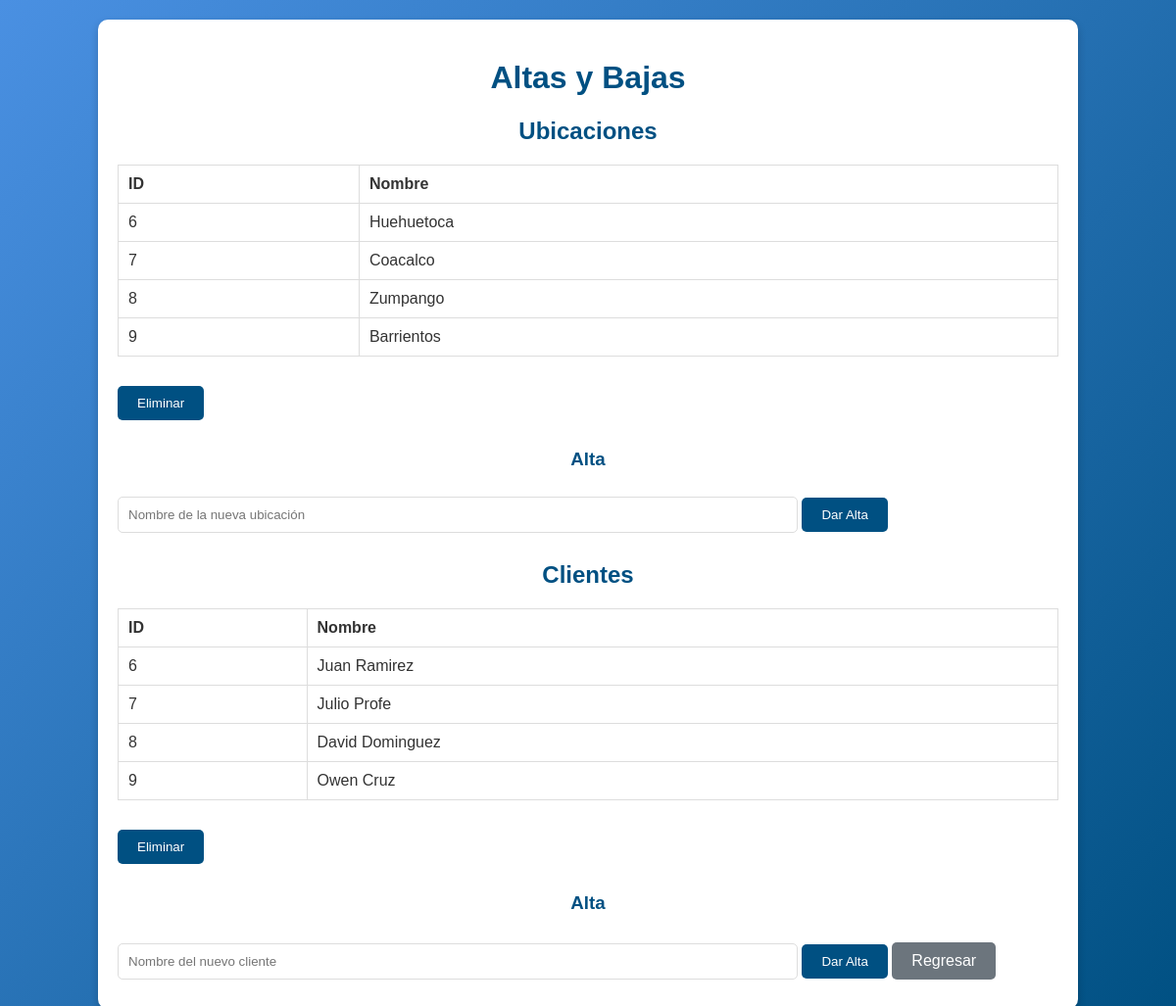
Page /altas_bajas (signed in) on the committed database.
### tables this page shows
CREATE TABLE ubicaciones (
    id_ubicacion INTEGER PRIMARY KEY AUTOINCREMENT,
    nombre TEXT NOT NULL
);

CREATE TABLE clientes (
    id_cliente INTEGER PRIMARY KEY AUTOINCREMENT,
    nombre TEXT NOT NULL
);

### app.py (the view)
    @app.route('/altas_bajas')
    @login_required(role='administrador')
    def altas_bajas():
        conn = get_db_connection()
        ubicaciones = conn.execute('SELECT * FROM ubicaciones').fetchall()
        clientes = conn.execute('SELECT * FROM clientes').fetchall()
        conn.close()
        return render_template('altas_bajas.html', ubicaciones=ubicaciones, clientes=clientes)

### templates/altas_bajas.html (shortened to what this page needs)
<!DOCTYPE html>
<html lang="es">
<head>
    <link rel="stylesheet" href="{{ url_for('static', filename='css/altas_bajas.css') }}">
</head>
<body>
    <div class="container">
        <h1>Altas y Bajas</h1>
        <h2>Ubicaciones</h2>
        <div class="table-container">
            <table>
                <thead>
                    <tr>
                        <th>ID</th>
                        <th>Nombre</th>
                    </tr>
                </thead>
                <tbody>
                    {% for ubicacion in ubicaciones %}
                    <tr onclick="selectUbicacion({{ ubicacion.id_ubicacion }})">
                        <td>{{ ubicacion.id_ubicacion }}</td>
                        <td>{{ ubicacion.nombre }}</td>
                    </tr>
                    {% endfor %}
                </tbody>
            </table>
        </div>
        <button onclick="eliminarUbicacion()">Eliminar</button>
        <h3>Alta</h3>
        <input type="text" id="nueva_ubicacion" placeholder="Nombre de la nueva ubicación">
        <button onclick="darAltaUbicacion()">Dar Alta</button>
        <h2>Clientes</h2>
        <div class="table-container">
            <table>
                <thead>
                    <tr>
                        <th>ID</th>
                        <th>Nombre</th>
                    </tr>
                </thead>
                <tbody>
                    {% for cliente in clientes %}
                    <tr onclick="selectCliente({{ cliente.id_cliente }})">
                        <td>{{ cliente.id_cliente }}</td>
                        <td>{{ cliente.nombre }}</td>
                    </tr>
                    {% endfor %}
                </tbody>
            </table>
        </div>
        <button onclick="eliminarCliente()">Eliminar</button>
        <h3>Alta</h3>
        <input type="text" id="nuevo_cliente" placeholder="Nombre del nuevo cliente">
        <button onclick="darAltaCliente()">Dar Alta</button>
        <button class="back-btn" onclick="window.history.back()">Regresar</button>
    </div>
</body>
</html>

### static/css/altas_bajas.css (style rules this page uses)
body { font-family: Arial, sans-serif; margin: 0; padding: 0; background: linear-gradient(135deg, #4a90e2, #005082); color: #333; }
.container { width: 80%; margin: 20px auto; background: #fff; padding: 20px; border-radius: 10px; box-shadow: 0 4px 8px rgba(0, 0, 0, 0.2); }
h1, h2, h3 { text-align: center; color: #005082; }
.table-container { margin: 20px 0; overflow-x: auto; }
table { width: 100%; border-collapse: collapse; }
table th, table td { padding: 10px; text-align: left; border: 1px solid #ddd; }
button { background-color: #005082; color: white; border: none; padding: 10px 20px; margin: 10px 0; cursor: pointer; border-radius: 5px; }
input { padding: 10px; width: 70%; border: 1px solid #ddd; border-radius: 5px; }
.back-btn { background-color: #6c757d; color: white; padding: 10px 20px; border: none; border-radius: 5px; font-size: 16px; cursor: pointer; margin: 10px 0; }

### rows in the picture
ubicaciones: id_ubicacion "6", nombre "Huehuetoca"
ubicaciones: id_ubicacion "7", nombre "Coacalco"
ubicaciones: id_ubicacion "8", nombre "Zumpango"
ubicaciones: id_ubicacion "9", nombre "Barrientos"
clientes: id_cliente "6", nombre "Juan Ramirez"
clientes: id_cliente "7", nombre "Julio Profe"
clientes: id_cliente "8", nombre "David Dominguez"
clientes: id_cliente "9", nombre "Owen Cruz"
